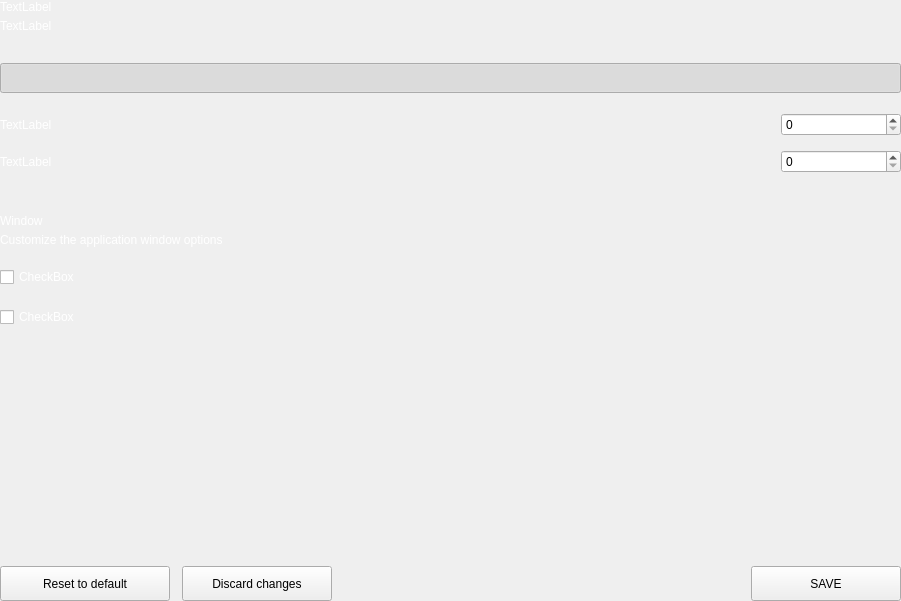
<?xml version="1.0" encoding="UTF-8"?>
<ui version="4.0">
 <class>SettingsMainOptionsWidget</class>
 <widget class="QWidget" name="SettingsMainOptionsWidget">
  <property name="geometry">
   <rect>
    <x>0</x>
    <y>0</y>
    <width>901</width>
    <height>601</height>
   </rect>
  </property>
  <property name="windowTitle">
   <string>Form</string>
  </property>
  <layout class="QVBoxLayout" name="verticalLayout">
   <property name="spacing">
    <number>0</number>
   </property>
   <property name="leftMargin">
    <number>0</number>
   </property>
   <property name="topMargin">
    <number>0</number>
   </property>
   <property name="rightMargin">
    <number>0</number>
   </property>
   <property name="bottomMargin">
    <number>0</number>
   </property>
   <item>
    <widget class="QWidget" name="left" native="true">
     <layout class="QVBoxLayout" name="verticalLayout_3">
      <property name="leftMargin">
       <number>0</number>
      </property>
      <property name="topMargin">
       <number>0</number>
      </property>
      <property name="rightMargin">
       <number>0</number>
      </property>
      <property name="bottomMargin">
       <number>0</number>
      </property>
      <item>
       <layout class="QVBoxLayout" name="verticalLayout_2">
        <property name="spacing">
         <number>0</number>
        </property>
        <item>
         <layout class="QHBoxLayout" name="horizontalLayout_3" stretch="1">
          <property name="spacing">
           <number>0</number>
          </property>
          <item>
           <layout class="QVBoxLayout" name="verticalLayoutTitle">
            <property name="spacing">
             <number>5</number>
            </property>
            <item>
             <widget class="QLabel" name="labelTitle">
              <property name="styleSheet">
               <string notr="true">color:white;</string>
              </property>
              <property name="text">
               <string>TextLabel</string>
              </property>
             </widget>
            </item>
            <item>
             <widget class="QLabel" name="labelSubtitle1">
              <property name="styleSheet">
               <string notr="true">color:white;</string>
              </property>
              <property name="text">
               <string>TextLabel</string>
              </property>
              <property name="wordWrap">
               <bool>true</bool>
              </property>
             </widget>
            </item>
           </layout>
          </item>
         </layout>
        </item>
        <item>
         <spacer name="verticalSpacer_2">
          <property name="orientation">
           <enum>Qt::Vertical</enum>
          </property>
          <property name="sizeType">
           <enum>QSizePolicy::Fixed</enum>
          </property>
          <property name="sizeHint" stdset="0">
           <size>
            <width>20</width>
            <height>30</height>
           </size>
          </property>
         </spacer>
        </item>
        <item>
         <layout class="QHBoxLayout" name="horizontalLayout">
          <item>
           <widget class="QPushButton" name="pushSwitchStart">
            <property name="minimumSize">
             <size>
              <width>0</width>
              <height>30</height>
             </size>
            </property>
            <property name="maximumSize">
             <size>
              <width>16777215</width>
              <height>30</height>
             </size>
            </property>
            <property name="text">
             <string/>
            </property>
            <property name="checkable">
             <bool>true</bool>
            </property>
            <property name="checked">
             <bool>true</bool>
            </property>
           </widget>
          </item>
         </layout>
        </item>
        <item>
         <spacer name="verticalSpacer_3">
          <property name="orientation">
           <enum>Qt::Vertical</enum>
          </property>
          <property name="sizeType">
           <enum>QSizePolicy::Fixed</enum>
          </property>
          <property name="sizeHint" stdset="0">
           <size>
            <width>20</width>
            <height>20</height>
           </size>
          </property>
         </spacer>
        </item>
        <item>
         <layout class="QHBoxLayout" name="horizontalLayout_2">
          <item>
           <widget class="QLabel" name="labelTitleSizeDb">
            <property name="styleSheet">
             <string notr="true">color:white;</string>
            </property>
            <property name="text">
             <string>TextLabel</string>
            </property>
           </widget>
          </item>
          <item>
           <spacer name="horizontalSpacer_3">
            <property name="orientation">
             <enum>Qt::Horizontal</enum>
            </property>
            <property name="sizeHint" stdset="0">
             <size>
              <width>40</width>
              <height>20</height>
             </size>
            </property>
           </spacer>
          </item>
          <item>
           <widget class="QSpinBox" name="databaseCache">
            <property name="minimumSize">
             <size>
              <width>120</width>
              <height>0</height>
             </size>
            </property>
           </widget>
          </item>
         </layout>
        </item>
        <item>
         <spacer name="verticalThreads2">
          <property name="orientation">
           <enum>Qt::Vertical</enum>
          </property>
          <property name="sizeType">
           <enum>QSizePolicy::Fixed</enum>
          </property>
          <property name="sizeHint" stdset="0">
           <size>
            <width>20</width>
            <height>14</height>
           </size>
          </property>
         </spacer>
        </item>
        <item>
         <layout class="QHBoxLayout" name="horizontalThreads">
          <item>
           <widget class="QLabel" name="labelTitleThreads">
            <property name="styleSheet">
             <string notr="true">color:white;</string>
            </property>
            <property name="text">
             <string>TextLabel</string>
            </property>
           </widget>
          </item>
          <item>
           <spacer name="horizontalSpacerThreads">
            <property name="orientation">
             <enum>Qt::Horizontal</enum>
            </property>
            <property name="sizeHint" stdset="0">
             <size>
              <width>40</width>
              <height>20</height>
             </size>
            </property>
           </spacer>
          </item>
          <item>
           <widget class="QSpinBox" name="threadsScriptVerif">
            <property name="minimumSize">
             <size>
              <width>120</width>
              <height>0</height>
             </size>
            </property>
           </widget>
          </item>
         </layout>
        </item>
        <item>
         <spacer name="verticalPercentagezPiv">
          <property name="orientation">
           <enum>Qt::Vertical</enum>
          </property>
          <property name="sizeType">
           <enum>QSizePolicy::Fixed</enum>
          </property>
          <property name="sizeHint" stdset="0">
           <size>
            <width>20</width>
            <height>20</height>
           </size>
          </property>
         </spacer>
        </item>
        <item>
         <widget class="QLabel" name="labelDivider">
          <property name="minimumSize">
           <size>
            <width>0</width>
            <height>1</height>
           </size>
          </property>
          <property name="maximumSize">
           <size>
            <width>16777215</width>
            <height>1</height>
           </size>
          </property>
          <property name="text">
           <string/>
          </property>
         </widget>
        </item>
        <item>
         <spacer name="verticalThreads">
          <property name="orientation">
           <enum>Qt::Vertical</enum>
          </property>
          <property name="sizeType">
           <enum>QSizePolicy::Fixed</enum>
          </property>
          <property name="sizeHint" stdset="0">
           <size>
            <width>20</width>
            <height>20</height>
           </size>
          </property>
         </spacer>
        </item>
        <item>
         <layout class="QHBoxLayout" name="horizontalLayout_34" stretch="1">
          <property name="spacing">
           <number>0</number>
          </property>
          <item>
           <layout class="QVBoxLayout" name="verticalLayoutTitle2">
            <property name="spacing">
             <number>5</number>
            </property>
            <item>
             <widget class="QLabel" name="labelTitleDown">
              <property name="styleSheet">
               <string notr="true">color:white;</string>
              </property>
              <property name="text">
               <string>Window</string>
              </property>
             </widget>
            </item>
            <item>
             <widget class="QLabel" name="labelSubtitleDown">
              <property name="styleSheet">
               <string notr="true">color:white;</string>
              </property>
              <property name="text">
               <string>Customize the application window options</string>
              </property>
              <property name="wordWrap">
               <bool>true</bool>
              </property>
             </widget>
            </item>
           </layout>
          </item>
         </layout>
        </item>
        <item>
         <spacer name="verticalSpacer_5">
          <property name="orientation">
           <enum>Qt::Vertical</enum>
          </property>
          <property name="sizeType">
           <enum>QSizePolicy::Fixed</enum>
          </property>
          <property name="sizeHint" stdset="0">
           <size>
            <width>20</width>
            <height>20</height>
           </size>
          </property>
         </spacer>
        </item>
        <item>
         <widget class="QCheckBox" name="checkBoxMinTaskbar">
          <property name="styleSheet">
           <string notr="true">color:white;</string>
          </property>
          <property name="text">
           <string>CheckBox</string>
          </property>
         </widget>
        </item>
        <item>
         <spacer name="verticalSpacer_4">
          <property name="orientation">
           <enum>Qt::Vertical</enum>
          </property>
          <property name="sizeType">
           <enum>QSizePolicy::Fixed</enum>
          </property>
          <property name="sizeHint" stdset="0">
           <size>
            <width>20</width>
            <height>20</height>
           </size>
          </property>
         </spacer>
        </item>
        <item>
         <widget class="QCheckBox" name="checkBoxMinClose">
          <property name="styleSheet">
           <string notr="true">color:white;</string>
          </property>
          <property name="text">
           <string>CheckBox</string>
          </property>
         </widget>
        </item>
        <item>
         <spacer name="verticalSpacer">
          <property name="orientation">
           <enum>Qt::Vertical</enum>
          </property>
          <property name="sizeHint" stdset="0">
           <size>
            <width>20</width>
            <height>40</height>
           </size>
          </property>
         </spacer>
        </item>
        <item>
         <layout class="QHBoxLayout" name="horizontalLayout_7">
          <property name="spacing">
           <number>12</number>
          </property>
          <item>
           <widget class="QPushButton" name="pushButtonReset">
            <property name="minimumSize">
             <size>
              <width>170</width>
              <height>35</height>
             </size>
            </property>
            <property name="maximumSize">
             <size>
              <width>16777215</width>
              <height>35</height>
             </size>
            </property>
            <property name="text">
             <string>Reset to default</string>
            </property>
           </widget>
          </item>
          <item>
           <widget class="QPushButton" name="pushButtonClean">
            <property name="minimumSize">
             <size>
              <width>150</width>
              <height>35</height>
             </size>
            </property>
            <property name="maximumSize">
             <size>
              <width>16777215</width>
              <height>35</height>
             </size>
            </property>
            <property name="text">
             <string>Discard changes</string>
            </property>
           </widget>
          </item>
          <item>
           <spacer name="horizontalSpacer_5">
            <property name="orientation">
             <enum>Qt::Horizontal</enum>
            </property>
            <property name="sizeType">
             <enum>QSizePolicy::Expanding</enum>
            </property>
            <property name="sizeHint" stdset="0">
             <size>
              <width>40</width>
              <height>20</height>
             </size>
            </property>
           </spacer>
          </item>
          <item>
           <widget class="QPushButton" name="pushButtonSave">
            <property name="minimumSize">
             <size>
              <width>150</width>
              <height>35</height>
             </size>
            </property>
            <property name="maximumSize">
             <size>
              <width>150</width>
              <height>35</height>
             </size>
            </property>
            <property name="text">
             <string>SAVE</string>
            </property>
           </widget>
          </item>
         </layout>
        </item>
       </layout>
      </item>
     </layout>
    </widget>
   </item>
  </layout>
 </widget>
 <resources/>
 <connections/>
</ui>
